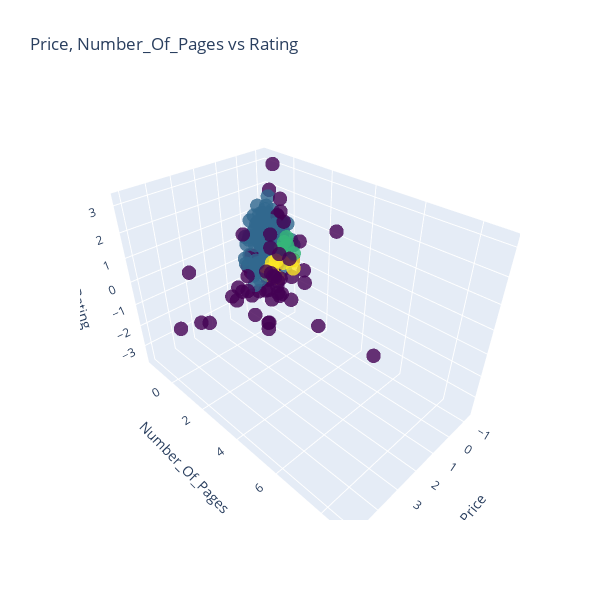
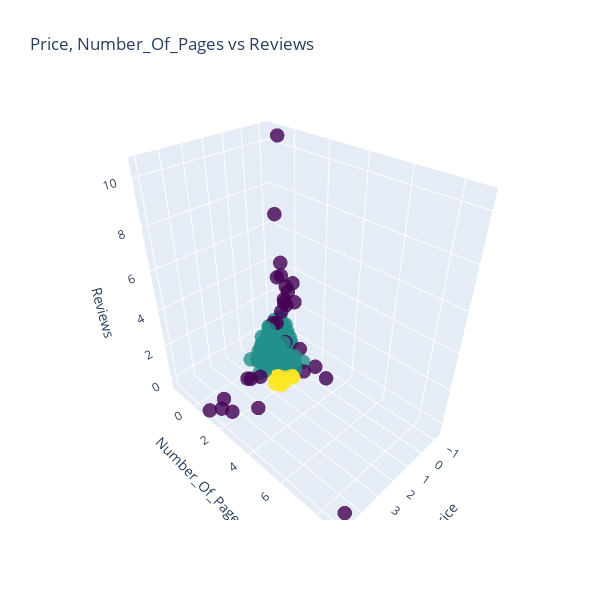
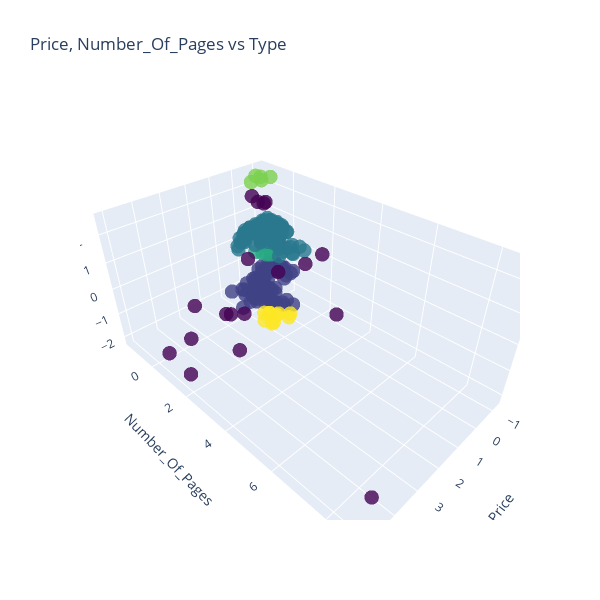
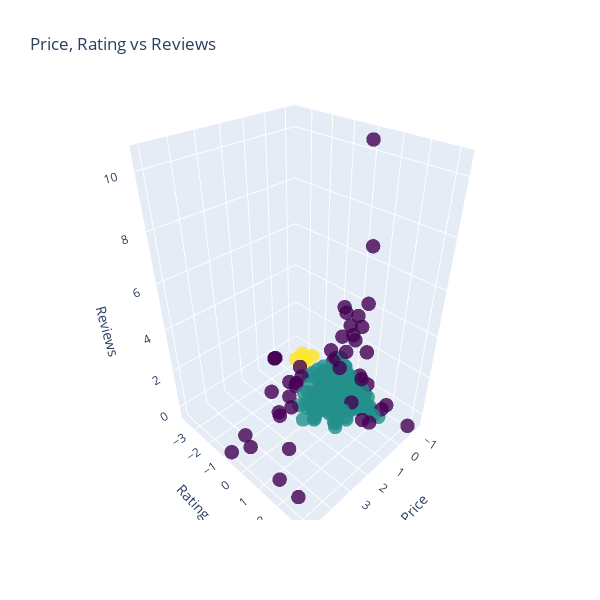

These figures' notebook cell, in order:
### Code cell
import plotly.graph_objects as go
from itertools import combinations
from sklearn.cluster import DBSCAN
import numpy as np

# Assuming 'features' is a list of your features and 'X_scaled_df' and 'df' are your datasets
trivariate_combinations = list(combinations(features, 3))

# For plotting and outlier identification
outliers_trivariate = {}

# Plotting setup
fig = make_subplots(
    rows=10,
    cols=1,
    subplot_titles=[f"{x[0]} vs {x[1]} vs {x[2]}" for x in trivariate_combinations],
    vertical_spacing=0.05,
)

# Loop through each combination of features
for combination in trivariate_combinations:
    feature1, feature2, feature3 = combination
    X_subset = X_scaled_df[[feature1, feature2, feature3]]

    # Apply DBSCAN clustering
    dbscan = DBSCAN(eps=0.5, min_samples=5).fit(X_subset)
    labels = dbscan.labels_

    # Identify outliers
    outlier_indices = np.where(labels == -1)[0]
    outliers_trivariate[combination] = df.iloc[outlier_indices][list(combination)]

    # Create a 3D scatter plot
    fig = go.Figure(
        data=[
            go.Scatter3d(
                x=X_subset[feature1],
                y=X_subset[feature2],
                z=X_subset[feature3],
                mode="markers",
                marker=dict(
                    size=5,
                    color=labels,  # color points by cluster labels
                    colorscale="Viridis",  # choose a color scale
                    opacity=0.8,
                ),
            )
        ]
    )

    # Set titles and labels
    fig.update_layout(
        title=f"{feature1}, {feature2} vs {feature3}",
        height=600,
        width=600,
        scene=dict(xaxis_title=feature1, yaxis_title=feature2, zaxis_title=feature3),
    )

    # Show the plot
    fig.show()

# Optionally, show the outliers for one of the trivariate combinations as an example
example_outliers_trivariate = next(iter(outliers_trivariate.values()))
print(example_outliers_trivariate)

### Figure 1 — Plotly figure (JSON) as saved in the notebook; plotly's stock layout.template omitted (floating-point values rounded to 4 significant figures; data arrays with more than 128 entries replaced by an {"elided": "..."} marker saying what was removed)
{"data": [{"marker": {"color": {"elided": "271 int values"}, "colorscale": [[0, "#440154"], [0.1111, "#482878"], [0.2222, "#3e4989"], [0.3333, "#31688e"], [0.4444, "#26828e"], [0.5556, "#1f9e89"], [0.6667, "#35b779"], [0.7778, "#6ece58"], [0.8889, "#b5de2b"], [1, "#fde725"]], "opacity": 0.8, "size": 5}, "mode": "markers", "type": "scatter3d", "x": {"elided": "271 float values"}, "y": {"elided": "271 float values"}, "z": {"elided": "271 float values"}}], "layout": {"height": 600, "scene": {"xaxis": {"title": {"text": "Price"}}, "yaxis": {"title": {"text": "Number_Of_Pages"}}, "zaxis": {"title": {"text": "Rating"}}}, "title": {"text": "Price, Number_Of_Pages vs Rating"}, "width": 600}}

### Figure 2 — Plotly figure (JSON) as saved in the notebook; plotly's stock layout.template omitted (floating-point values rounded to 4 significant figures; data arrays with more than 128 entries replaced by an {"elided": "..."} marker saying what was removed)
{"data": [{"marker": {"color": {"elided": "271 int values"}, "colorscale": [[0, "#440154"], [0.1111, "#482878"], [0.2222, "#3e4989"], [0.3333, "#31688e"], [0.4444, "#26828e"], [0.5556, "#1f9e89"], [0.6667, "#35b779"], [0.7778, "#6ece58"], [0.8889, "#b5de2b"], [1, "#fde725"]], "opacity": 0.8, "size": 5}, "mode": "markers", "type": "scatter3d", "x": {"elided": "271 float values"}, "y": {"elided": "271 float values"}, "z": {"elided": "271 float values"}}], "layout": {"height": 600, "scene": {"xaxis": {"title": {"text": "Price"}}, "yaxis": {"title": {"text": "Number_Of_Pages"}}, "zaxis": {"title": {"text": "Reviews"}}}, "title": {"text": "Price, Number_Of_Pages vs Reviews"}, "width": 600}}

### Figure 3 — Plotly figure (JSON) as saved in the notebook; plotly's stock layout.template omitted (floating-point values rounded to 4 significant figures; data arrays with more than 128 entries replaced by an {"elided": "..."} marker saying what was removed)
{"data": [{"marker": {"color": {"elided": "271 int values"}, "colorscale": [[0, "#440154"], [0.1111, "#482878"], [0.2222, "#3e4989"], [0.3333, "#31688e"], [0.4444, "#26828e"], [0.5556, "#1f9e89"], [0.6667, "#35b779"], [0.7778, "#6ece58"], [0.8889, "#b5de2b"], [1, "#fde725"]], "opacity": 0.8, "size": 5}, "mode": "markers", "type": "scatter3d", "x": {"elided": "271 float values"}, "y": {"elided": "271 float values"}, "z": {"elided": "271 float values"}}], "layout": {"height": 600, "scene": {"xaxis": {"title": {"text": "Price"}}, "yaxis": {"title": {"text": "Number_Of_Pages"}}, "zaxis": {"title": {"text": "Type"}}}, "title": {"text": "Price, Number_Of_Pages vs Type"}, "width": 600}}

### Figure 4 — Plotly figure (JSON) as saved in the notebook; plotly's stock layout.template omitted (floating-point values rounded to 4 significant figures; data arrays with more than 128 entries replaced by an {"elided": "..."} marker saying what was removed)
{"data": [{"marker": {"color": {"elided": "271 int values"}, "colorscale": [[0, "#440154"], [0.1111, "#482878"], [0.2222, "#3e4989"], [0.3333, "#31688e"], [0.4444, "#26828e"], [0.5556, "#1f9e89"], [0.6667, "#35b779"], [0.7778, "#6ece58"], [0.8889, "#b5de2b"], [1, "#fde725"]], "opacity": 0.8, "size": 5}, "mode": "markers", "type": "scatter3d", "x": {"elided": "271 float values"}, "y": {"elided": "271 float values"}, "z": {"elided": "271 float values"}}], "layout": {"height": 600, "scene": {"xaxis": {"title": {"text": "Price"}}, "yaxis": {"title": {"text": "Rating"}}, "zaxis": {"title": {"text": "Reviews"}}}, "title": {"text": "Price, Rating vs Reviews"}, "width": 600}}
